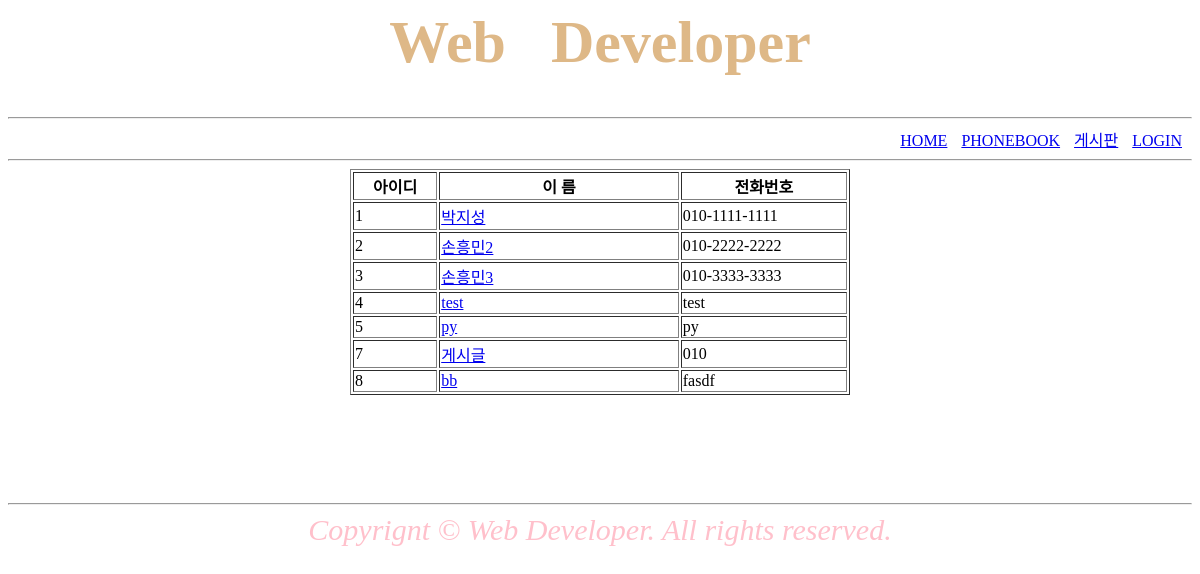
Before: /phonebook/index/ with the older database file.
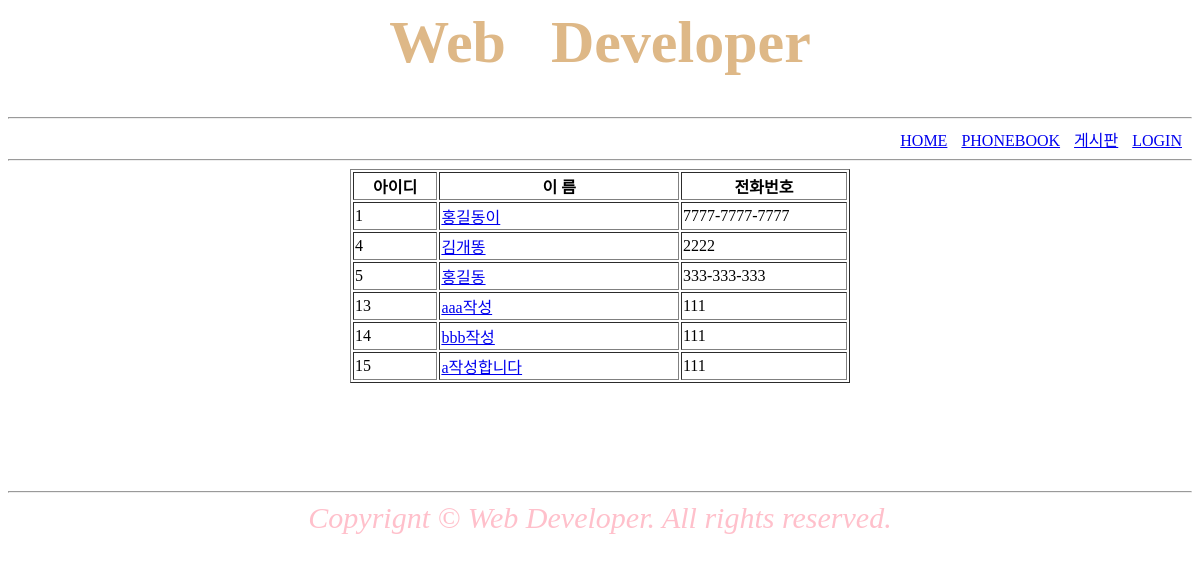
After: the same page with the newer database file.
### phonebook/models.py (models this page shows)
class PhoneBook(models.Model):
    이름 = models.CharField(max_length=50, null = False)
    전화번호 = models.CharField(max_length=20)
    이메일 = models.EmailField()
    주소 = models.CharField(max_length=200)
    생년월일 = models.DateField()
    작성자 = models.CharField(max_length=50, null = False)

### phonebook/views.py (the view)
# urls.py: path('index/', views.index, name = "index"),
def index(request):
    alluser = PhoneBook.objects.values('id','이름','전화번호')
    print(alluser)
    context = { "phonebook" : alluser }
    return render(request,"phonebook/index.html",context)

### templates/phonebook/index.html (shortened to what this page needs)
{% extends 'test/form.html' %}
{% block center %}
<div align="center">
<table border='1' width='500'>
    <tr> <th>아이디</th> <th>이 름</th> <th width="200">전화번호</th> </tr>
    {% for values in phonebook %}
    <tr>
        <td width='100'>{{values.id}}</td>
        <td width = '300'>
            <a href="{% url 'PB:detail' values.id %}"> {{ values.이름 }}</a>
        </td>
        <td width='100'>{{ values.전화번호}}</td>
    </tr>
    {% endfor %}
</table>
</div>
{% endblock %}

Changed rows visible on the page:
removed PhoneBook: id "2", 이름 "손흥민2", 전화번호 "010-2222-2222"
removed PhoneBook: id "3", 이름 "손흥민3", 전화번호 "010-3333-3333"
removed PhoneBook: id "7", 이름 "게시글", 전화번호 "010"
removed PhoneBook: id "8", 이름 "bb", 전화번호 "fasdf"
changed PhoneBook id 1: 이름 "박지성" → "홍길동이"; 전화번호 "010-1111-1111" → "7777-7777-7777"
changed PhoneBook id 4: 이름 "test" → "김개똥"; 전화번호 "test" → "2222"
changed PhoneBook id 5: 이름 "py" → "홍길동"; 전화번호 "py" → "333-333-333"
added PhoneBook: id "13", 이름 "aaa작성", 전화번호 "111"
added PhoneBook: id "14", 이름 "bbb작성", 전화번호 "111"
added PhoneBook: id "15", 이름 "a작성합니다", 전화번호 "111"
